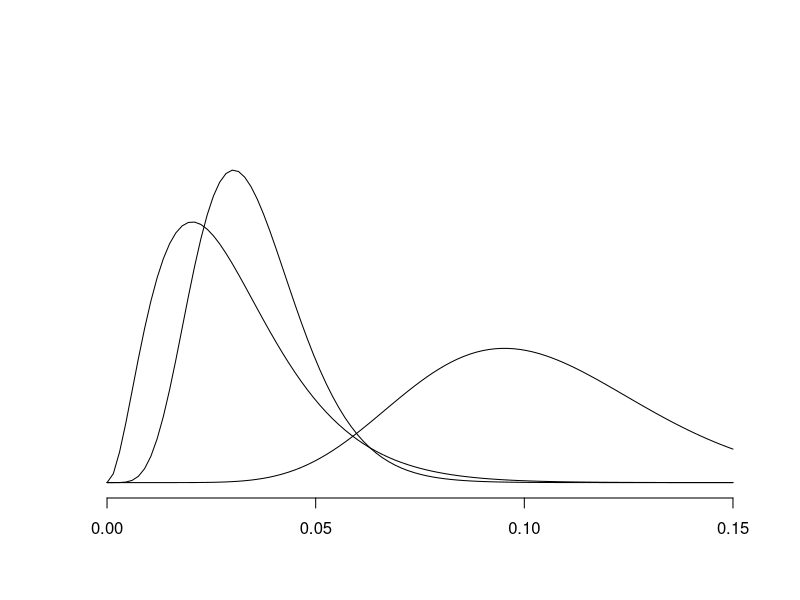
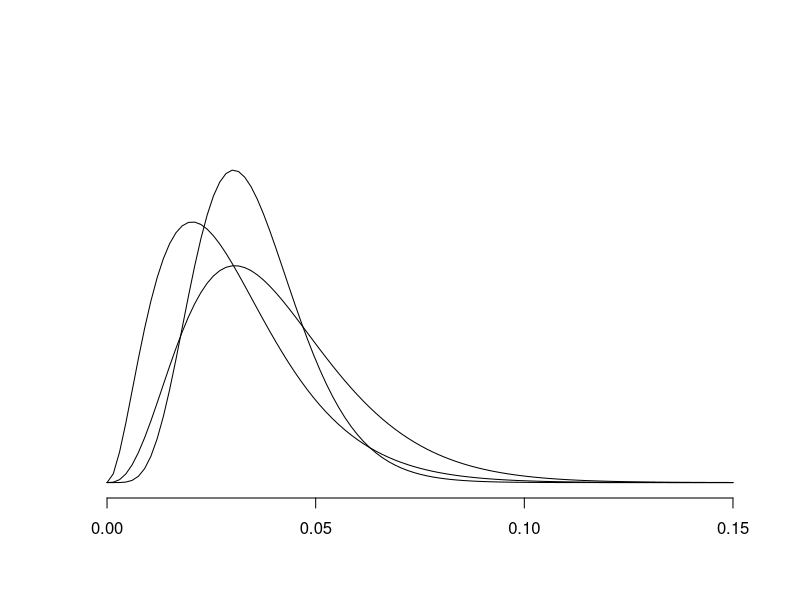

R code for these plots, in order:
## ---- chunk 1
plot.new()
plot.window(xlim=c(0,.15), ylim = c(0,40))
# gráfico da função de verossimilhança
curve(dbeta(x,11,96), add =T)
curve(dbeta(x,3,97),add = T)
curve(dbeta(x,7,193),add = T)

axis(1)
## ---- chunk 2
plot.new()
plot.window(xlim=c(0,.15), ylim = c(0,40))
# gráfico da função de verossimilhança
curve(dbeta(x,4,96), add =T)
curve(dbeta(x,3,97),add = T)
curve(dbeta(x,7,193),add = T)

axis(1)
